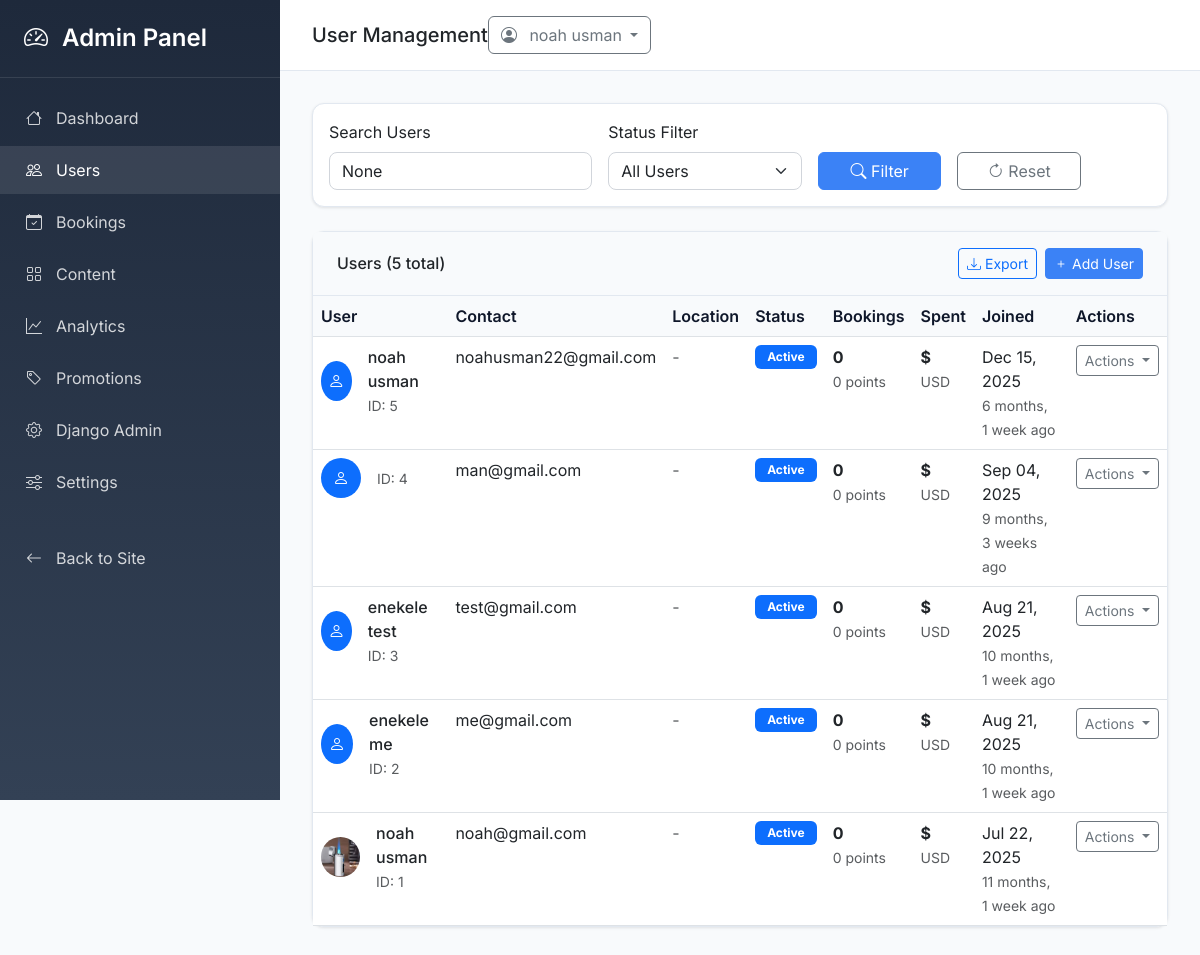
The app's page /admin-dashboard/users/ (signed in) with its own data.
### users/models.py (models this page shows, shortened)
class User(AbstractUser):
    email = models.EmailField(_('email address'), unique=True)
    username = models.CharField(_('username'), max_length=150, unique=True, blank=True)
    first_name = models.CharField(_('first name'), max_length=150)
    last_name = models.CharField(_('last name'), max_length=150)
    phone = models.CharField(max_length=20, blank=True)
    date_of_birth = models.DateField(null=True, blank=True)
    country = CountryField(blank=True)
    city = models.CharField(max_length=100, blank=True)
    address = models.TextField(blank=True)
    profile_picture = models.ImageField(upload_to='profile_pictures/', blank=True)
    preferred_currency = models.CharField(max_length=3, default='USD')
    preferred_language = models.CharField(max_length=5, default='en')
    is_verified = models.BooleanField(default=False)
    is_premium = models.BooleanField(default=False)
    premium_expires = models.DateTimeField(null=True, blank=True)
    referral_code = models.CharField(max_length=20, unique=True, blank=True)
    referred_by = models.ForeignKey('self', on_delete=models.SET_NULL, null=True, blank=True)
    total_bookings = models.IntegerField(default=0)
    total_spent = MoneyField(max_digits=10, decimal_places=2, default_currency='USD', default=0)
    loyalty_points = models.IntegerField(default=0)
    email_notifications = models.BooleanField(default=True)
    sms_notifications = models.BooleanField(default=False)
    promotional_emails = models.BooleanField(default=True)
    USERNAME_FIELD = 'email'
    REQUIRED_FIELDS = ['first_name', 'last_name', 'username']
    def get_full_name(self):
        return f"{self.first_name} {self.last_name}"

### admin_dashboard/views.py (the view)
# urls.py: path('users/', views.users_management, name='users_management'),
@staff_member_required
def users_management(request):
    users = User.objects.all().order_by('-date_joined')
    search = request.GET.get('search')
    status = request.GET.get('status')
    if search:
        users = users.filter(
            models.Q(first_name__icontains=search) |
            models.Q(last_name__icontains=search) |
            models.Q(email__icontains=search)
        )
    if status == 'premium':
        users = users.filter(is_premium=True)
    elif status == 'verified':
        users = users.filter(is_verified=True)
    elif status == 'active':
        users = users.filter(is_active=True)
    paginator = Paginator(users, 25)
    page_number = request.GET.get('page')
    page_obj = paginator.get_page(page_number)
    context = {
        'users': page_obj,
        'search': search,
        'status': status,
    }
    return render(request, 'admin_dashboard/users_management.html', context)

### core/context_processors.py (called while the page is built)
def global_settings(request):
    try:
        site_settings = SiteSettings.objects.first()
    except SiteSettings.DoesNotExist:
        site_settings = None
    currencies = Currency.objects.filter(is_active=True)
    return {
        'site_settings': site_settings,
        'available_currencies': currencies,
    }

### templates/admin_dashboard/users_management.html (shortened to what this page needs)
{% extends 'admin_dashboard/base_admin.html' %}
{% block page_title %}User Management{% endblock %}
{% block content %}
<div class="card mb-4">
    <div class="card-body">
        <form method="get" class="row g-3">
            <div class="col-md-4">
                <label class="form-label">Search Users</label>
                <input type="text" class="form-control" name="search" value="{{ search }}" placeholder="Name or email...">
            </div>
            <div class="col-md-3">
                <label class="form-label">Status Filter</label>
                <select class="form-select" name="status">
                    <option value="">All Users</option>
                </select>
            </div>
            <div class="col-md-2">
                <label class="form-label">&nbsp;</label>
                <button type="submit" class="btn btn-primary w-100">
                    <i class="bi bi-search"></i> Filter
                </button>
            </div>
            <div class="col-md-2">
                <label class="form-label">&nbsp;</label>
                <a href="{% url 'admin_dashboard:users_management' %}" class="btn btn-outline-secondary w-100">
                    <i class="bi bi-arrow-clockwise"></i> Reset
                </a>
            </div>
        </form>
    </div>
</div>
<div class="card">
    <div class="card-header d-flex justify-content-between align-items-center">
        <h6 class="mb-0">Users ({{ users.paginator.count }} total)</h6>
        <div class="d-flex gap-2">
            <button class="btn btn-outline-primary btn-sm">
                <i class="bi bi-download"></i> Export
            </button>
            <button class="btn btn-primary btn-sm">
                <i class="bi bi-plus"></i> Add User
            </button>
        </div>
    </div>
    <div class="card-body p-0">
        <div class="table-responsive">
            <table class="table table-hover">
                <thead>
                    <tr>
                        <th>User</th>
                        <th>Contact</th>
                        <th>Location</th>
                        <th>Status</th>
                        <th>Bookings</th>
                        <th>Spent</th>
                        <th>Joined</th>
                        <th>Actions</th>
                    </tr>
                </thead>
                <tbody>
                    {% for user in users %}
                    <tr>
                        <td>
                            <div class="d-flex align-items-center">
                                {% if user.profile_picture %}
                                    <img src="{{ user.profile_picture.url }}" class="rounded-circle me-3" width="40" height="40" style="object-fit: cover;">
                                {% else %}
                                    <div class="bg-primary rounded-circle d-flex align-items-center justify-content-center me-3" style="width: 40px; height: 40px;">
                                        <i class="bi bi-person text-white"></i>
                                    </div>
                                {% endif %}
                                <div>
                                    <div class="fw-medium">{{ user.get_full_name }}</div>
                                    <small class="text-muted">ID: {{ user.id }}</small>
                                </div>
                            </div>
                        </td>
                        <td>
                            <div>{{ user.email }}</div>
                        </td>
                        <td>
                            {% if user.country %}
                                <div>{{ user.country.name }}</div>
                                {% if user.city %}
                                    <small class="text-muted">{{ user.city }}</small>
                                {% endif %}
                            {% else %}
                                <span class="text-muted">-</span>
                            {% endif %}
                        </td>
                        <td>
                            <div class="d-flex flex-column gap-1">
                                {% if user.is_active %}
                                    <span class="badge bg-primary">Active</span>
                                {% else %}
                                    <span class="badge bg-secondary">Inactive</span>
                                {% endif %}
                            </div>
                        </td>
                        <td>
                            <div class="fw-bold">{{ user.total_bookings }}</div>
                            <small class="text-muted">{{ user.loyalty_points }} points</small>
                        </td>
                        <td>
                            <div class="fw-bold">${{ user.total_spent.amount|floatformat:0 }}</div>
                            <small class="text-muted">{{ user.preferred_currency }}</small>
                        </td>
                        <td>
                            <div>{{ user.date_joined|date:"M d, Y" }}</div>
                            <small class="text-muted">{{ user.date_joined|timesince }} ago</small>
                        </td>
                        <td>
                            <div class="dropdown">
                                <button class="btn btn-sm btn-outline-secondary dropdown-toggle" type="button" data-bs-toggle="dropdown">
                                    Actions
                                </button>
                            </div>
                        </td>
                    </tr>
                    {% endfor %}
                </tbody>
            </table>
        </div>
    </div>
</div>
{% endblock %}

### templates/admin_dashboard/base_admin.html (shortened to what this page needs)
<!DOCTYPE html>
<html lang="en">
<head>
    <link href="https://cdn.jsdelivr.net/npm/bootstrap@5.3.0/dist/css/bootstrap.min.css" rel="stylesheet">
    <link rel="stylesheet" href="https://cdn.jsdelivr.net/npm/bootstrap-icons@1.10.0/font/bootstrap-icons.css">
</head>
<body>
    <div class="admin-sidebar" id="sidebar">
        <div class="sidebar-brand">
            <div class="d-flex align-items-center justify-content-between">
                <h4>
                    <i class="bi bi-speedometer2 me-2"></i>
                    <span class="brand-text">Admin Panel</span>
                </h4>
            </div>
        </div>
        <nav class="sidebar-nav">
            <ul class="nav flex-column">
                <li class="nav-item">
                    <a class="nav-link {% if request.resolver_match.url_name == 'dashboard' %}active{% endif %}" href="{% url 'admin_dashboard:dashboard' %}">
                        <i class="bi bi-house"></i>
                        <span class="nav-text">Dashboard</span>
                    </a>
                </li>
                <li class="nav-item">
                    <a class="nav-link {% if request.resolver_match.url_name == 'users_management' %}active{% endif %}" href="{% url 'admin_dashboard:users_management' %}">
                        <i class="bi bi-people"></i>
                        <span class="nav-text">Users</span>
                    </a>
                </li>
                <li class="nav-item">
                    <a class="nav-link {% if request.resolver_match.url_name == 'bookings_management' %}active{% endif %}" href="{% url 'admin_dashboard:bookings_management' %}">
                        <i class="bi bi-calendar-check"></i>
                        <span class="nav-text">Bookings</span>
                    </a>
                </li>
                <li class="nav-item">
                    <a class="nav-link {% if request.resolver_match.url_name == 'content_management' %}active{% endif %}" href="{% url 'admin_dashboard:content_management' %}">
                        <i class="bi bi-grid"></i>
                        <span class="nav-text">Content</span>
                    </a>
                </li>
                <li class="nav-item">
                    <a class="nav-link {% if request.resolver_match.url_name == 'analytics' %}active{% endif %}" href="{% url 'admin_dashboard:analytics' %}">
                        <i class="bi bi-graph-up"></i>
                        <span class="nav-text">Analytics</span>
                    </a>
                </li>
                <li class="nav-item">
                    <a class="nav-link {% if request.resolver_match.url_name == 'promotions_management' %}active{% endif %}" href="{% url 'admin_dashboard:promotions_management' %}">
                        <i class="bi bi-tag"></i>
                        <span class="nav-text">Promotions</span>
                    </a>
                </li>
                <li class="nav-item">
                    <a class="nav-link" href="/admin/">
                        <i class="bi bi-gear"></i>
                        <span class="nav-text">Django Admin</span>
                    </a>
                </li>
                <li class="nav-item">
                    <a class="nav-link {% if request.resolver_match.url_name == 'system_settings' %}active{% endif %}" href="{% url 'admin_dashboard:system_settings' %}">
                        <i class="bi bi-sliders"></i>
                        <span class="nav-text">Settings</span>
                    </a>
                </li>
                <li class="nav-item mt-4">
                    <a class="nav-link" href="{% url 'home' %}">
                        <i class="bi bi-arrow-left"></i>
                        <span class="nav-text">Back to Site</span>
                    </a>
                </li>
            </ul>
        </nav>
    </div>
    <div class="admin-main" id="main">
        <div class="admin-header">
            <div class="d-flex align-items-center">
                <h5 class="mb-0">{% block page_title %}Dashboard{% endblock %}</h5>
            </div>
            <div class="d-flex align-items-center">
                <div class="dropdown">
                    <button class="btn btn-outline-secondary dropdown-toggle" type="button" data-bs-toggle="dropdown">
                        <i class="bi bi-person-circle me-2"></i>
                        {{ user.get_full_name|default:user.email }}
                    </button>
                </div>
            </div>
        </div>
        <div class="admin-content">
            {% block content %}{% endblock %}
        </div>
    </div>
</body>
</html>

### templates/admin_dashboard/base_admin.html (style rules this page uses)
:root { --admin-primary: #1e293b; --admin-secondary: #334155; --admin-accent: #3b82f6; --admin-success: #10b981; --admin-warning: #f59e0b; --admin-danger: #ef4444; --admin-light: #f8fafc; --admin-dark: #0f172a; }
body { font-family: 'Inter', sans-serif; background-color: var(--admin-light); }
.admin-sidebar { background: linear-gradient(180deg, var(--admin-primary), var(--admin-secondary)); min-height: 100vh; width: 280px; position: fixed; left: 0; top: 0; z-index: 1000; transition: all 0.3s ease; }
.admin-main { margin-left: 280px; transition: all 0.3s ease; }
.sidebar-brand { padding: 1.5rem; border-bottom: 1px solid rgba(255, 255, 255, 0.1); }
.sidebar-brand h4 { color: white; margin: 0; font-weight: 600; }
.sidebar-nav { padding: 1rem 0; }
.nav-item { margin-bottom: 0.25rem; }
.nav-link { color: rgba(255, 255, 255, 0.8); padding: 0.75rem 1.5rem; display: flex; align-items: center; text-decoration: none; transition: all 0.3s ease; border-radius: 0; }
.nav-link:hover, .nav-link.active { color: white; background-color: rgba(255, 255, 255, 0.1); }
.nav-link i { width: 20px; margin-right: 0.75rem; text-align: center; }
.admin-header { background: white; padding: 1rem 2rem; border-bottom: 1px solid #e2e8f0; display: flex; justify-content: between; align-items: center; }
.admin-content { padding: 2rem; }
.card { border: 1px solid #e2e8f0; border-radius: 12px; box-shadow: 0 1px 3px rgba(0, 0, 0, 0.1); }
.card-header { background: #f8fafc; border-bottom: 1px solid #e2e8f0; padding: 1rem 1.5rem; }
.btn-primary { background: var(--admin-accent); border-color: var(--admin-accent); }
.table { margin-bottom: 0; }
.table th { border-top: none; font-weight: 600; color: var(--admin-dark); background: #f8fafc; }
.badge { font-size: 0.75rem; padding: 0.375rem 0.75rem; }
.form-control, .form-select { border-radius: 8px; border: 1px solid #d1d5db; }

### records on screen
User: get_full_name "noah usman", id "5", email "noahusman22@gmail.com", is_active "Active", total_bookings "0", loyalty_points "0", preferred_currency "USD", date_joined "Dec 15, 2025", date_joined "6 months, 1 week"
User: id "4", email "man@gmail.com", is_active "Active", total_bookings "0", loyalty_points "0", preferred_currency "USD", date_joined "Sep 04, 2025", date_joined "9 months, 3 weeks"
User: get_full_name "enekele test", id "3", email "test@gmail.com", is_active "Active", total_bookings "0", loyalty_points "0", preferred_currency "USD", date_joined "Aug 21, 2025", date_joined "10 months, 1 week"
User: get_full_name "enekele me", id "2", email "me@gmail.com", is_active "Active", total_bookings "0", loyalty_points "0", preferred_currency "USD", date_joined "Aug 21, 2025", date_joined "10 months, 1 week"
User: profile_picture (picture), get_full_name "noah usman", id "1", email "noah@gmail.com", is_active "Active", total_bookings "0", loyalty_points "0", preferred_currency "USD", date_joined "Jul 22, 2025", date_joined "11 months, 1 week"

### other values on screen
{{ users.paginator.count }} "5"
